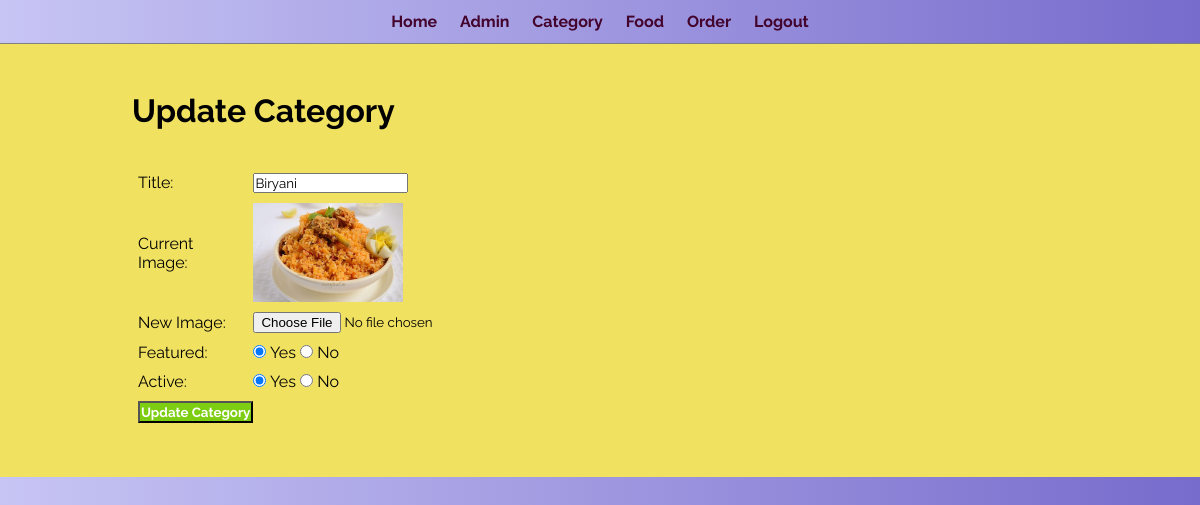
Screenshot of /food-order/admin/update.category.php?id=22 (signed in) with the database file from the repository.
### tables this page shows
CREATE TABLE `category` (
  `id` int(10) UNSIGNED NOT NULL,
  `title` varchar(100) NOT NULL,
  `image_name` varchar(255) NOT NULL,
  `featured` varchar(10) NOT NULL,
  `active` varchar(10) NOT NULL
);

### food-order/admin/update.category.php (the view, shortened to what this page needs)
<?php include('partials/menu.php'); ?>
<div class="main-content">
    <div class="wrapper">
        <h1>Update Category</h1>
        <br><br>
        <?php
            if(isset($_GET['id']))
            {
                $id = $_GET['id'];
                $sql = "SELECT * FROM category WHERE id=$id";
                $res = mysqli_query($conn, $sql);
                $count = mysqli_num_rows($res);
                if($count==1)
                {
                    $row = mysqli_fetch_assoc($res);
                    $title = $row['title'];
                    $current_image = $row['image_name'];
                    $featured = $row['featured'];
                    $active = $row['active'];
                }
                else
                {
                    $_SESSION['no-category-found'] = "<div class='error'>Category not Found.</div>";
                    header('location:'.SITEURL.'admin/manage.category.php');
                }
            }
            else
            {
                header('location:'.SITEURL.'admin/manage.category.php');
            }
        ?>
        <form action="" method="POST" enctype="multipart/form-data">
            <table class="tbl-30">
                <tr>
                    <td>Title: </td>
                    <td>
                        <input type="text" name="title" value="<?php echo $title; ?>">
                    </td>
                </tr>
                <tr>
                    <td>Current Image: </td>
                    <td>
                        <?php
                            if($current_image != "")
                            {
                                ?>
                                <img src="<?php echo SITEURL; ?>images/category/<?php echo $current_image; ?>" width="150px">
                                <?php
                            }
                            else
                            {
                                echo "<div class='error'>Image Not Added.</div>";
                            }
                        ?>
                    </td>
                </tr>
                <tr>
                    <td>New Image: </td>
                    <td>
                        <input type="file" name="image">
                    </td>
                </tr>
                <tr>
                    <td>Featured: </td>
                    <td>
                        <input <?php if($featured=="Yes"){echo "checked";} ?> type="radio" name="featured" value="Yes"> Yes
                        <input <?php if($featured=="No"){echo "checked";} ?> type="radio" name="featured" value="No"> No
                    </td>
                </tr>
                <tr>
                    <td>Active: </td>
                    <td>
                        <input <?php if($active=="Yes"){echo "checked";} ?> type="radio" name="active" value="Yes"> Yes
                        <input <?php if($active=="No"){echo "checked";} ?> type="radio" name="active" value="No"> No
                    </td>
                </tr>
                <tr>
                    <td>
                        <input type="submit" name="submit" value="Update Category" class="btn-secondary">
                    </td>
                </tr>
            </table>
        </form>
    </div>
</div>

### food-order/css/admin.css (style rules this page uses)
* { margin: 0 0; padding: 0 0; font-family: Arial, Helvetica, sans-serif; }
.wrapper { padding:1%; width: 80%; margin: 0 auto; }
table tr td { padding:1%; }
.btn-secondary { background-color:#7DCE13; padding: 1%; text-decoration:none; color: white; font-weight:bold; }
* { box-sizing: border-box; margin: 0; padding: 0; font-family: Raleway, sans-serif; }
body { background: linear-gradient(90deg, #C7C5F4, #776BCC); }
.main-content { background-color:#F0E161; padding: 3% 0; }

### rows the page displays
category: title "Biryani", image_name (picture), featured "☑", active "☑"
